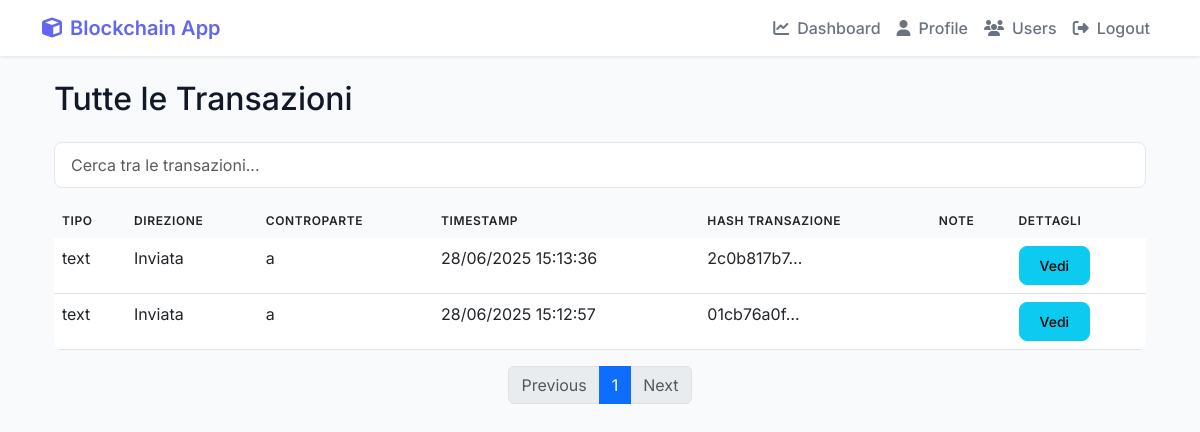
The app's page /all-transactions/ (signed in), older data.
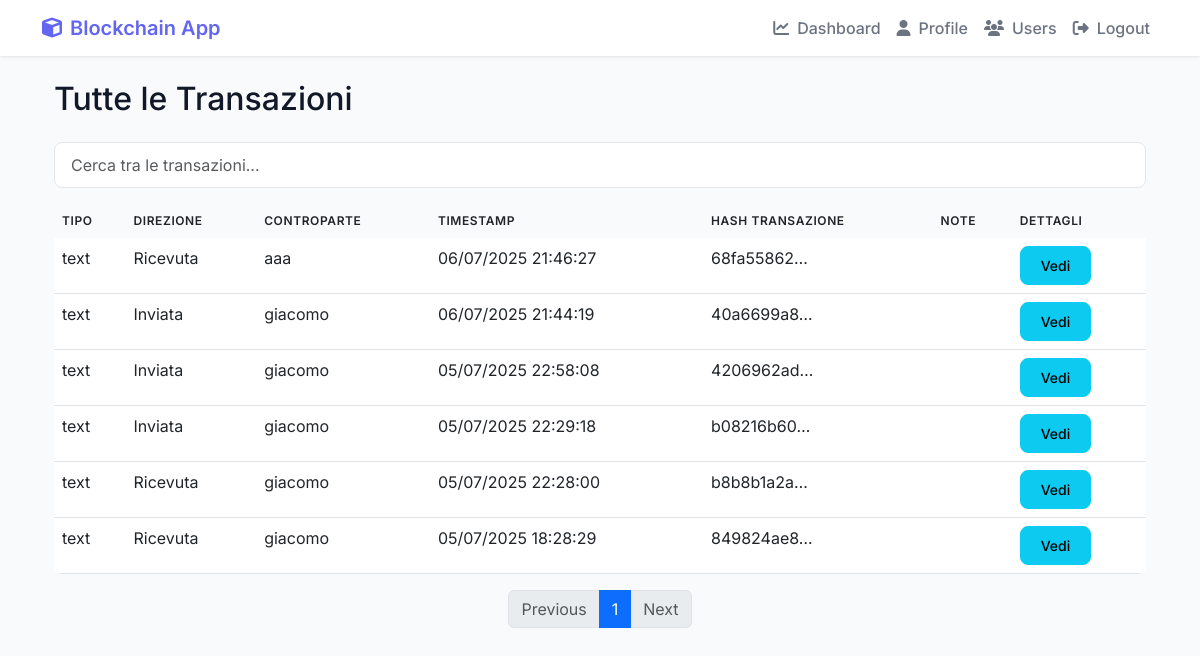
The same page, newer data.
### Cripto1/models.py (models this page shows, shortened)
class Transaction(models.Model):
    TRANSACTION_TYPES = [
        ('text', 'Text Message'),
        ('file', 'File Upload'),
    ]
    block = models.ForeignKey(Block, on_delete=models.CASCADE, related_name='transactions', null=True, blank=True)
    type = models.CharField(max_length=50, choices=TRANSACTION_TYPES)
    sender = models.ForeignKey(User, on_delete=models.CASCADE, related_name='sent_transactions')
    receiver = models.ForeignKey(User, on_delete=models.CASCADE, related_name='received_transactions')
    sender_public_key = models.TextField(null=True, blank=True)  # Nuovo campo
    content = models.TextField(blank=True)  # For text messages
    file = models.FileField(upload_to='transaction_files/', null=True, blank=True,
                          validators=[FileExtensionValidator(allowed_extensions=['pdf', 'csv', 'xlsx', 'xls', 'doc', 'docx', 'txt'])])
    timestamp = models.FloatField()
    transaction_hash = models.CharField(max_length=255, unique=True)
    signature = models.TextField(null=True, blank=True)
    is_encrypted = models.BooleanField(default=False)
    original_filename = models.CharField(max_length=255, blank=True, null=True) # Per salvare il nome originale del file cifrato
    encrypted_symmetric_key = models.BinaryField(null=True, blank=True) # Per la chiave simmetrica cifrata del file
    receiver_public_key_at_encryption = models.TextField(null=True, blank=True) # Public key of receiver at the time of encryption
    max_downloads = models.IntegerField(null=True, blank=True, default=None) # Numero massimo di download consentiti
    current_downloads = models.IntegerField(default=0) # Contatore dei download effettuati
    is_viewed = models.BooleanField(default=False) # Indica se la transazione è stata visualizzata dal destinatario

### Cripto1/views.py (the view)
# urls.py: path('all-transactions/', views.all_transactions_view, name='all_transactions'),
@login_required
def all_transactions_view(request):
    transactions_list = Transaction.objects.filter(
        models.Q(sender=request.user) |
        models.Q(receiver=request.user)
    ).order_by('-timestamp')
    for tx in transactions_list:
        tx.timestamp_datetime = datetime.fromtimestamp(tx.timestamp, tz=timezone.get_current_timezone())
        if tx.sender == request.user:
            tx.direction = "Inviata"
        else:
            tx.direction = "Ricevuta"
    paginator = Paginator(transactions_list, 10) # Show 10 transactions per page
    page = request.GET.get('page')
    try:
        transactions = paginator.page(page)
    except PageNotAnInteger:
        transactions = paginator.page(1)
    except EmptyPage:
        transactions = paginator.page(paginator.num_pages)
    context = {
        'all_transactions': transactions,
    }
    return render(request, 'Cripto1/all_transactions.html', context)

### Cripto1/models.py (called while the page is built)
    def is_locked(self):
        if self.locked_until and timezone.now() < self.locked_until:
            return True
        return False

    def update_last_login(self, ip_address=None):
        self.last_login_date = timezone.now()
        if ip_address:
            self.last_login_ip = ip_address
        self.save()

### Cripto1/templates/Cripto1/all_transactions.html (shortened to what this page needs)
{% extends 'Cripto1/base.html' %}
{% block content %}
<div class="container mt-4">
    <h2 class="mb-4">Tutte le Transazioni</h2>
    <div class="mb-3">
        <input type="text" id="transactionSearch" class="form-control" placeholder="Cerca tra le transazioni...">
    </div>
    <div class="table-responsive">
        <table class="table" id="transactionsTable">
            <thead>
                <tr>
                    <th>Tipo</th>
                    <th>Direzione</th>
                    <th>Controparte</th>
                    <th>Timestamp</th>
                    <th>Hash Transazione</th>
                    <th>Note</th>
                    <th>Dettagli</th>
                </tr>
            </thead>
            <tbody>
                {% for tx in all_transactions %}
                <tr>
                    <td>{{ tx.type }}</td>
                    <td>{{ tx.direction }}</td>
                    <td>
                        {% if tx.sender.userprofile.user_key == request.user.userprofile.user_key %}
                            {{ tx.receiver.username|truncatechars:10 }}
                        {% else %}
                            {{ tx.sender.username|truncatechars:10 }}
                        {% endif %}
                    </td>
                    <td>{{ tx.timestamp_datetime|date:"d/m/Y H:i:s" }}</td>
                    <td>{{ tx.transaction_hash|truncatechars:10 }}</td>
                    <td>
                    </td>
                    <td><a href="{% url 'Cripto1:transaction_details' tx.id %}" class="btn btn-info btn-sm">Vedi</a></td>
                </tr>
                {% endfor %}
            </tbody>
        </table>
    </div>
    <nav aria-label="Page navigation">
        <ul class="pagination justify-content-center">
            {% if all_transactions.has_previous %}
                <li class="page-item"><a class="page-link" href="?page={{ all_transactions.previous_page_number }}">Previous</a></li>
            {% else %}
                <li class="page-item disabled"><a class="page-link" href="#">Previous</a></li>
            {% endif %}
            {% for num in all_transactions.paginator.page_range %}
                {% if all_transactions.number == num %}
                    <li class="page-item active"><a class="page-link" href="?page={{ num }}">{{ num }}</a></li>
                {% else %}
                    <li class="page-item"><a class="page-link" href="?page={{ num }}">{{ num }}</a></li>
                {% endif %}
            {% endfor %}
            {% if all_transactions.has_next %}
                <li class="page-item"><a class="page-link" href="?page={{ all_transactions.next_page_number }}">Next</a></li>
            {% else %}
                <li class="page-item disabled"><a class="page-link" href="#">Next</a></li>
            {% endif %}
        </ul>
    </nav>
</div>
{% endblock %}

### Cripto1/templates/Cripto1/base.html (shortened to what this page needs)
<!DOCTYPE html>
<html lang="it">
<head>
    <link href="https://cdn.jsdelivr.net/npm/bootstrap@5.3.0/dist/css/bootstrap.min.css" rel="stylesheet">
    <link href="https://cdnjs.cloudflare.com/ajax/libs/font-awesome/6.4.0/css/all.min.css" rel="stylesheet">
</head>
<body>
    <nav class="navbar navbar-expand-lg navbar-light mb-4">
        <div class="container">
            <a class="navbar-brand d-flex align-items-center" href="{% if user.is_authenticated %}{% url 'Cripto1:dashboard' %}{% else %}{% url 'Cripto1:home' %}{% endif %}">
                <i class="fas fa-cube me-2"></i> Blockchain App
            </a>
            <div class="collapse navbar-collapse" id="navbarNav">
                <ul class="navbar-nav ms-auto">
                    {% if user.is_authenticated %}
                        <li class="nav-item">
                            <a class="nav-link d-flex align-items-center" href="{% url 'Cripto1:dashboard' %}">
                                <i class="fas fa-chart-line me-2"></i> Dashboard
                            </a>
                        </li>
                        <li class="nav-item">
                            <a class="nav-link d-flex align-items-center" href="{% url 'Cripto1:personal_profile' %}">
                                <i class="fas fa-user me-2"></i> Profile
                            </a>
                        </li>
                        <li class="nav-item">
                            <a class="nav-link d-flex align-items-center" href="{% url 'Cripto1:users_feed' %}">
                                <i class="fas fa-users me-2"></i> Users
                            </a>
                        </li>
                        <li class="nav-item">
                            <form action="{% url 'Cripto1:logout' %}" method="post" style="display: inline;">
                                <button type="submit" class="nav-link btn btn-link d-flex align-items-center">
                                    <i class="fas fa-sign-out-alt me-2"></i> Logout
                                </button>
                            </form>
                        </li>
                    {% endif %}
                </ul>
            </div>
        </div>
    </nav>
    <div class="container">
        {% block content %}
        {% endblock %}
    </div>
</body>
</html>

### Cripto1/templates/Cripto1/base.html (style rules this page uses)
:root { --primary-color: #6366f1; --secondary-color: #4f46e5; --success-color: #22c55e; --danger-color: #ef4444; --warning-color: #f59e0b; --info-color: #3b82f6; --background-color: #f9fafb; --card-background: #ffffff; --text-primary: #111827; --text-secondary: #6b7280; }
body { font-family: 'Inter', sans-serif; background-color: var(--background-color); color: var(--text-primary); }
.navbar { background-color: var(--card-background); box-shadow: 0 1px 3px rgba(0,0,0,0.1); }
.navbar-brand { font-weight: 600; color: var(--primary-color) !important; }
.nav-link { font-weight: 500; color: var(--text-secondary) !important; transition: color 0.2s ease; }
.btn { font-weight: 500; border-radius: 8px; padding: 0.5rem 1.25rem; transition: all 0.2s ease; }
.table { border-radius: 8px; overflow: hidden; }
.table thead th { background-color: var(--background-color); border-bottom: none; font-weight: 600; text-transform: uppercase; font-size: 0.75rem; letter-spacing: 0.05em; }
.form-control { border-radius: 8px; border: 1px solid #e5e7eb; padding: 0.625rem 1rem; }

Row changes from the older to the newer data that the page shows:
removed Transaction: type "text", direction "Inviata", receiver.username "a", timestamp_datetime "28/06/2025 15:13:36", transaction_hash "2c0b817b7…"
removed Transaction: type "text", direction "Inviata", receiver.username "a", timestamp_datetime "28/06/2025 15:12:57", transaction_hash "01cb76a0f…"
added Transaction: type "text", direction "Ricevuta", sender.username "aaa", timestamp_datetime "06/07/2025 21:46:27", transaction_hash "68fa55862…"
added Transaction: type "text", direction "Inviata", receiver.username "giacomo", timestamp_datetime "06/07/2025 21:44:19", transaction_hash "40a6699a8…"
added Transaction: type "text", direction "Inviata", receiver.username "giacomo", timestamp_datetime "05/07/2025 22:58:08", transaction_hash "4206962ad…"
added Transaction: type "text", direction "Inviata", receiver.username "giacomo", timestamp_datetime "05/07/2025 22:29:18", transaction_hash "b08216b60…"
added Transaction: type "text", direction "Ricevuta", sender.username "giacomo", timestamp_datetime "05/07/2025 22:28:00", transaction_hash "b8b8b1a2a…"
added Transaction: type "text", direction "Ricevuta", sender.username "giacomo", timestamp_datetime "05/07/2025 18:28:29", transaction_hash "849824ae8…"
